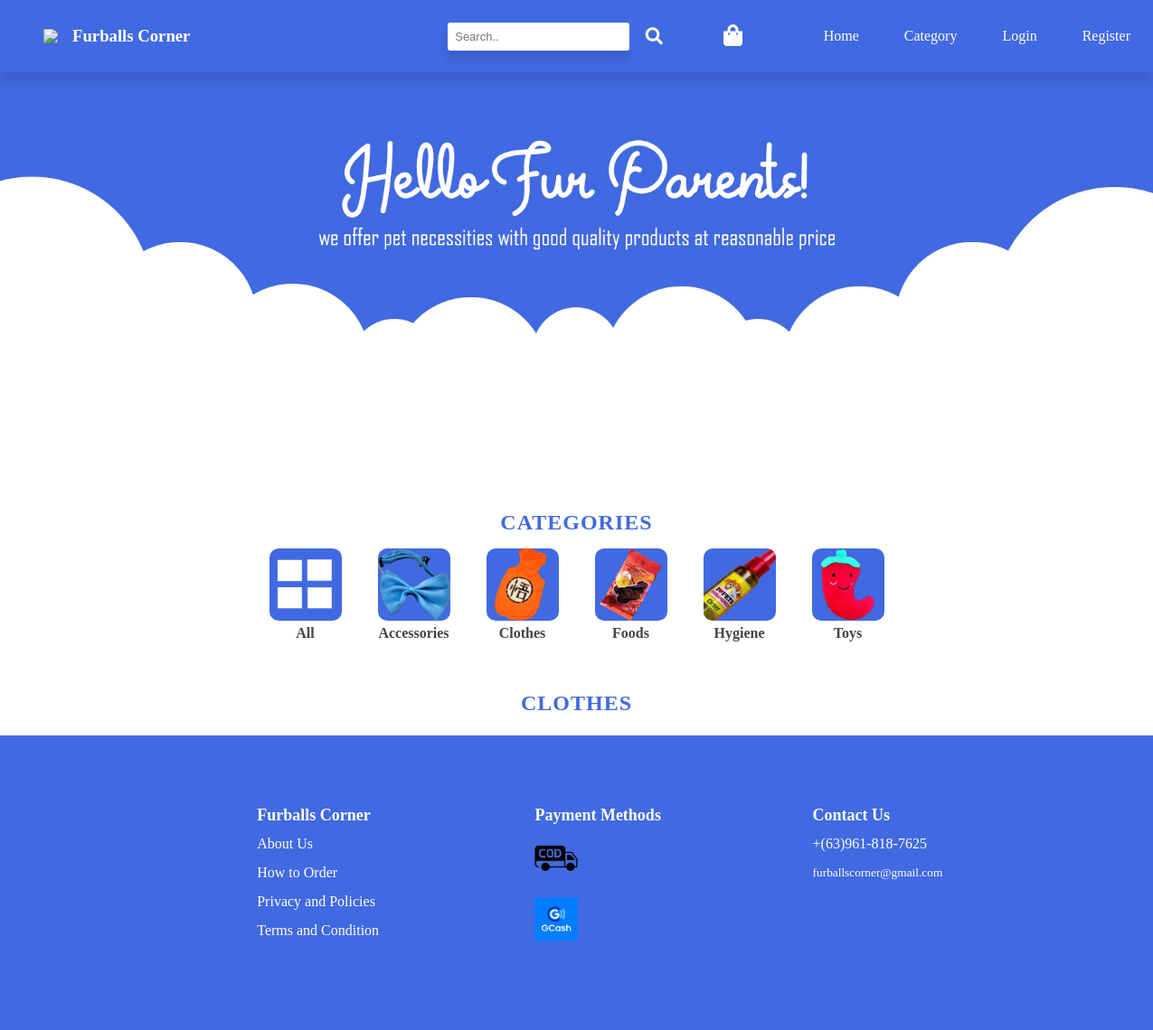
The page /categorye.php on the database its author committed.
### tables this page shows
CREATE TABLE `categories` (
  `categories_id` int(11) NOT NULL,
  `categories_name` varchar(255) NOT NULL,
  `categories_image` varchar(255) NOT NULL,
  `categories_active` int(11) NOT NULL DEFAULT 0,
  `categories_status` int(11) NOT NULL DEFAULT 0
);

### categorye.php (the view, shortened to what this page needs)
<?php
include_once 'components/header.php';
?>
<?php
include('components/conn.php');
?>
<section class="section-main">
</section>
<section class="section-category">
<div class="categories" id="category">
         <h2>Categories</h2>
     </div>
    <ul id="cat" class="catbox">
    <li class="item">
            <div class="category-box">
                <a href="index.php">
                    <img src="assets/all.png"/>
                </a>
            </div>
            <span>All</span>
    </li>
    <?php
                $conn = $pdo->open();
                try{
                  $stmt = $conn->prepare("SELECT * FROM categories WHERE categories_active = 1 AND categories_status = 1");
                  $stmt->execute();
                  foreach($stmt as $row){
                   ?>
                      <li class="item">
                      <div class="category-box">
                      <a href="category.php?category=<?php echo ($row['categories_name']);?>"> <img src="admin/assets/images/cat/<?php echo ($row['categories_image']);?>"></a>
                      </div>
                      <span><?php echo ($row['categories_name']);?></span>
                      </li>
                <?php }
                }
                catch(PDOException $e){
                  echo "There is some problem in connection: " . $e->getMessage();
                }
              ?>
</ul>
</section>
    <section class="section-product">
    <div class="products" id="product">
         <h2>Clothes</h2>
     </div>
    </section>
<?php
include('components/foot.php');
?>
<?php
include('components/footer.php');
?>

### css/main.css (style rules this page uses)
* { margin: 0; padding: 0; box-sizing: border-box; text-decoration: none; list-style: none; }
html, body { height: 100%; }
html, body, #root { height: 100%; }
body { font-family:'Trebuchet MS'; min-height: 100vh; }
.section-main { position: relative; top:10vh; width:100%; min-height: 65vh; background: url(.././assets/timelinebanner.jpg) no-repeat; -webkit-background-size:contain; background-size: contain; background-position: top top; display: flex; text-align: center; justify-content: center; align-items: center; }
.section-category { position: relative; }
.section-category .categories { display: flex; justify-content: center; }
.categories h2, .all-heading strong { font-size: 1.5rem; color: royalblue; letter-spacing: 1px; text-transform: uppercase; font-weight: 600; margin-top: 40px; padding: 5px 30px; }
.category-box { width:5rem; height: 5rem; margin: 0px 20px; border-radius: 10px; background-color: royalblue; overflow: hidden; }
.category-box a img { width: 100%; height: 100%; object-fit: cover; object-position: corner; }
.item span { font-size: 1rem; font-weight: 600; margin: 5px; color: #444444; }
.item { display: flex; justify-content: center; align-items: center; flex-direction: column; }
#cat { display: flex; flex-wrap: wrap; justify-content: center !important; margin: 10px auto 40px auto; }
.section-product { padding: 0rem 6rem; }
.section-product .products { display: flex; justify-content: center; }
.products h2, .all-heading strong { font-size: 1.5rem; color: royalblue; letter-spacing: 1px; text-transform: uppercase; font-weight: 600; margin-top: 5px; padding: 5px 5px; }

### rows shown on the page
categories: categories_image (picture), categories_name "Accessories"
categories: categories_image (picture), categories_name "Clothes"
categories: categories_image (picture), categories_name "Foods"
categories: categories_image (picture), categories_name "Hygiene"
categories: categories_image (picture), categories_name "Toys"
